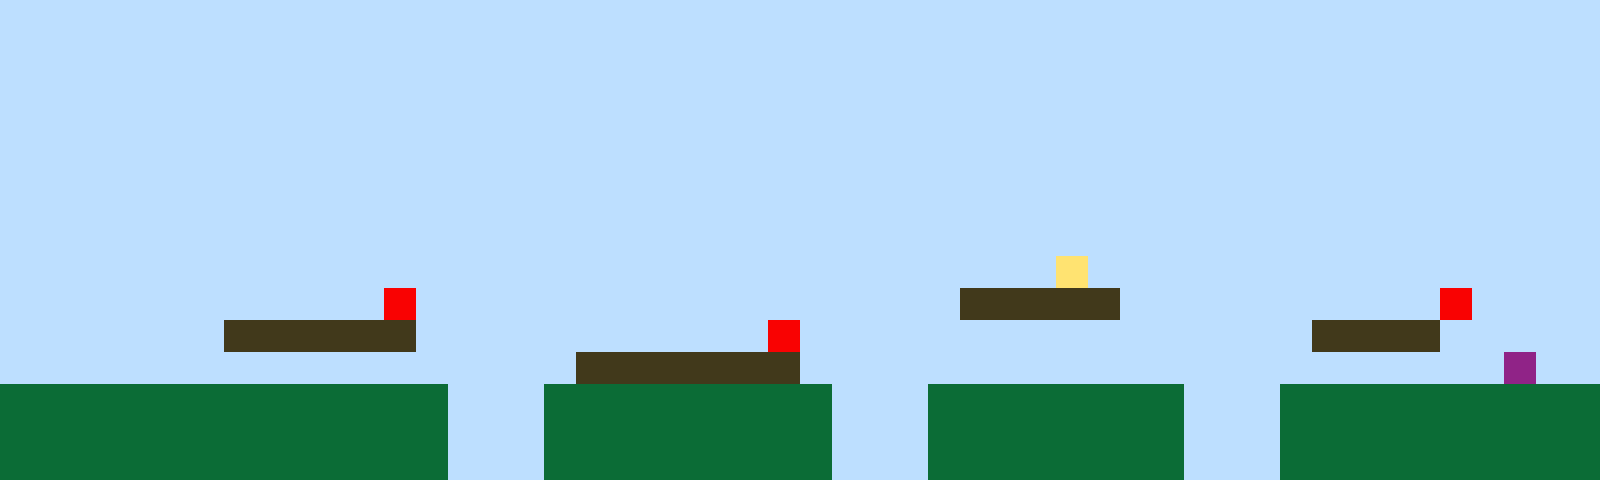

The image is a tile-based game level rendered from a .tmx file. Its description and complete source (layers, tilesets, objects, tile grids) follow:
An orthogonal 50x15 tile map with 32x32 px tiles, 1 tile layer (Tile Layer 1).

<map version="1.10" tiledversion="1.11.2" orientation="orthogonal" renderorder="right-up" width="50" height="15" tilewidth="32" tileheight="32" infinite="0" nextlayerid="2" nextobjectid="1"><editorsettings><export target="map1.csv" format="csv" /></editorsettings><tileset firstgid="1" name="sprites" tilewidth="32" tileheight="32" tilecount="6" columns="3"><image source="sprites.png" width="96" height="64" /></tileset><layer id="1" name="Tile Layer 1" width="50" height="15"><data encoding="csv">1,1,1,1,1,1,1,1,1,1,1,1,1,1,1,1,1,1,1,1,1,1,1,1,1,1,1,1,1,1,1,1,1,1,1,1,1,1,1,1,1,1,1,1,1,1,1,1,1,1,1,1,1,1,1,1,1,1,1,1,1,1,1,1,1,1,1,1,1,1,1,1,1,1,1,1,1,1,1,1,1,1,1,1,1,1,1,1,1,1,1,1,1,1,1,1,1,1,1,1,1,1,1,1,1,1,1,1,1,1,1,1,1,1,1,1,1,1,1,1,1,1,1,1,1,1,1,1,1,1,1,1,1,1,1,1,1,1,1,1,1,1,1,1,1,1,1,1,1,1,1,1,1,1,1,1,1,1,1,1,1,1,1,1,1,1,1,1,1,1,1,1,1,1,1,1,1,1,1,1,1,1,1,1,1,1,1,1,1,1,1,1,1,1,1,1,1,1,1,1,1,1,1,1,1,1,1,1,1,1,1,1,1,1,1,1,1,1,1,1,1,1,1,1,1,1,1,1,1,1,1,1,1,1,1,1,1,1,1,1,1,1,1,1,1,1,1,1,1,1,1,1,1,1,1,1,1,1,1,1,1,1,1,1,1,1,1,1,1,1,1,1,1,1,1,1,1,1,1,1,1,1,1,1,1,1,1,1,1,1,1,1,1,1,1,1,1,1,1,1,1,1,1,1,1,1,1,1,1,1,1,1,1,1,1,1,1,1,1,1,1,1,1,1,1,1,1,1,1,1,1,1,1,1,1,1,1,1,1,1,1,1,1,1,1,1,1,1,1,1,1,1,1,1,1,1,1,1,1,1,1,1,1,1,1,1,1,1,1,1,1,1,1,1,1,1,1,1,1,1,1,1,1,1,1,1,1,1,1,1,1,1,1,1,1,1,1,1,1,1,1,1,1,1,1,1,1,1,1,1,1,1,1,1,1,1,1,1,1,1,1,1,1,1,1,1,1,1,1,1,1,1,1,4,1,1,1,1,1,1,1,1,1,1,1,1,1,1,1,1,1,1,1,1,1,1,1,1,1,1,1,1,5,1,1,1,1,1,1,1,1,1,1,1,1,1,1,1,1,1,3,3,3,3,3,1,1,1,1,1,1,1,1,1,1,5,1,1,1,1,1,1,1,1,1,1,1,3,3,3,3,3,3,1,1,1,1,1,1,1,1,1,1,1,5,1,1,1,1,1,1,1,1,1,1,1,1,1,1,1,1,3,3,3,3,1,1,1,1,1,1,1,1,1,1,1,1,1,1,1,1,1,1,1,1,1,1,1,3,3,3,3,3,3,3,1,1,1,1,1,1,1,1,1,1,1,1,1,1,1,1,1,1,1,1,1,1,6,1,1,2,2,2,2,2,2,2,2,2,2,2,2,2,2,1,1,1,2,2,2,2,2,2,2,2,2,1,1,1,2,2,2,2,2,2,2,2,1,1,1,2,2,2,2,2,2,2,2,2,2,2,2,2,2,2,2,2,2,2,2,2,2,2,2,1,1,1,2,2,2,2,2,2,2,2,2,1,1,1,2,2,2,2,2,2,2,2,1,1,1,2,2,2,2,2,2,2,2,2,2,2,2,2,2,2,2,2,2,2,2,2,2,2,2,1,1,1,2,2,2,2,2,2,2,2,2,1,1,1,2,2,2,2,2,2,2,2,1,1,1,2,2,2,2,2,2,2,2,2,2</data></layer></map>
